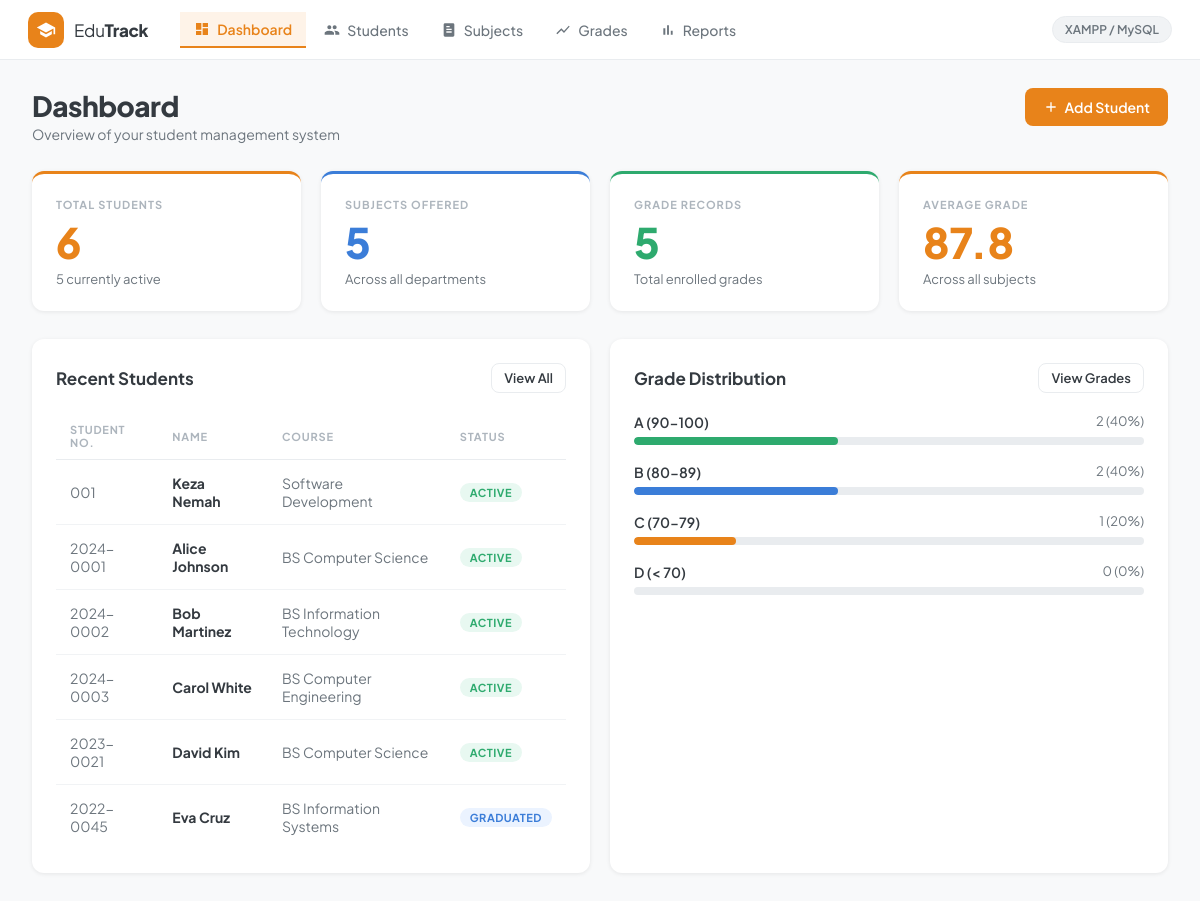
The page / on the database its author committed.
### tables this page shows
CREATE TABLE IF NOT EXISTS students (
    id INT AUTO_INCREMENT PRIMARY KEY,
    student_no VARCHAR(20) UNIQUE NOT NULL,
    name VARCHAR(100) NOT NULL,
    email VARCHAR(100) UNIQUE NOT NULL,
    course VARCHAR(100) NOT NULL,
    department VARCHAR(100),
    year_level INT DEFAULT 1,
    status ENUM('active', 'inactive', 'graduated') DEFAULT 'active',
    enrolled_date DATE DEFAULT (CURRENT_DATE),
    created_at TIMESTAMP DEFAULT CURRENT_TIMESTAMP
);

### index.php (the view, shortened to what this page needs)
<?php
$active_page = 'dashboard';
$conn = getConnection();
$total_students = $conn->query("SELECT COUNT(*) as c FROM students")->fetch_assoc()['c'];
$active_students = $conn->query("SELECT COUNT(*) as c FROM students WHERE status='active'")->fetch_assoc()['c'];
$total_subjects = $conn->query("SELECT COUNT(*) as c FROM subjects")->fetch_assoc()['c'];
$total_grades = $conn->query("SELECT COUNT(*) as c FROM grades")->fetch_assoc()['c'];
$avg_grade_row = $conn->query("SELECT AVG(grade) as avg FROM grades")->fetch_assoc();
$avg_grade = $avg_grade_row['avg'] ? number_format($avg_grade_row['avg'], 1) : '0.0';
$recent_students = $conn->query("SELECT * FROM students ORDER BY created_at DESC LIMIT 10");
$grade_dist = [
    'A' => ['range' => '90-100', 'count' => 0],
    'B' => ['range' => '80-89', 'count' => 0],
    'C' => ['range' => '70-79', 'count' => 0],
    'D' => ['range' => '< 70',  'count' => 0],
];
$grade_counts = $conn->query("
    SELECT
        SUM(CASE WHEN grade >= 90 THEN 1 ELSE 0 END) as a,
        SUM(CASE WHEN grade >= 80 AND grade < 90 THEN 1 ELSE 0 END) as b,
        SUM(CASE WHEN grade >= 70 AND grade < 80 THEN 1 ELSE 0 END) as c,
        SUM(CASE WHEN grade < 70 THEN 1 ELSE 0 END) as d
    FROM grades
")->fetch_assoc();
if ($total_grades > 0) {
    $grade_dist['A']['count'] = (int)$grade_counts['a'];
    $grade_dist['B']['count'] = (int)$grade_counts['b'];
    $grade_dist['C']['count'] = (int)$grade_counts['c'];
    $grade_dist['D']['count'] = (int)$grade_counts['d'];
}
include 'includes/header.php';
?>
<div class="page-header">
    <div>
        <h1>Dashboard</h1>
        <p>Overview of your student management system</p>
    </div>
    <a href="pages/students.php?action=add" class="btn btn-primary">
        <svg width="16" height="16" viewBox="0 0 24 24" fill="currentColor"><path d="M19 13h-6v6h-2v-6H5v-2h6V5h2v6h6v2z"/></svg>
        Add Student
    </a>
</div>
<div class="stats-grid">
    <div class="stat-card orange">
        <div class="stat-label">Total Students</div>
        <div class="stat-value"><?= $total_students ?></div>
        <div class="stat-sub"><?= $active_students ?> currently active</div>
    </div>
    <div class="stat-card blue">
        <div class="stat-label">Subjects Offered</div>
        <div class="stat-value"><?= $total_subjects ?></div>
        <div class="stat-sub">Across all departments</div>
    </div>
    <div class="stat-card green">
        <div class="stat-label">Grade Records</div>
        <div class="stat-value"><?= $total_grades ?></div>
        <div class="stat-sub">Total enrolled grades</div>
    </div>
    <div class="stat-card orange2">
        <div class="stat-label">Average Grade</div>
        <div class="stat-value"><?= $avg_grade ?></div>
        <div class="stat-sub">Across all subjects</div>
    </div>
</div>
<div class="two-col">
    <div class="card">
        <div class="card-header">
            <h2>Recent Students</h2>
            <a href="pages/students.php" class="btn btn-secondary btn-sm">View All</a>
        </div>
        <div class="table-wrapper">
            <table>
                <thead>
                    <tr>
                        <th>Student No.</th>
                        <th>Name</th>
                        <th>Course</th>
                        <th>Status</th>
                    </tr>
                </thead>
                <tbody>
                    <?php if ($recent_students->num_rows === 0): ?>
                    <tr><td colspan="4"><div class="empty-state"><p>No students yet</p></div></td></tr>
                    <?php else: ?>
                    <?php while ($s = $recent_students->fetch_assoc()): ?>
                    <tr>
                        <td class="td-light"><?= htmlspecialchars($s['student_no']) ?></td>
                        <td class="td-name"><?= htmlspecialchars($s['name']) ?></td>
                        <td class="td-light"><?= htmlspecialchars($s['course']) ?></td>
                        <td><span class="badge badge-<?= $s['status'] ?>"><?= strtoupper($s['status']) ?></span></td>
                    </tr>
                    <?php endwhile; ?>
                    <?php endif; ?>
                </tbody>
            </table>
        </div>
    </div>
    <div class="card">
        <div class="card-header">
            <h2>Grade Distribution</h2>
            <a href="pages/grades.php" class="btn btn-secondary btn-sm">View Grades</a>
        </div>
        <?php
        $bar_colors = ['A'=>'bar-a','B'=>'bar-b','C'=>'bar-c','D'=>'bar-d'];
        foreach ($grade_dist as $letter => $data):
            $pct = $total_grades > 0 ? round(($data['count'] / $total_grades) * 100) : 0;
        ?>
        <div class="grade-row">
            <div class="grade-row-header">
                <span class="grade-label"><?= $letter ?> (<?= $data['range'] ?>)</span>
                <span class="grade-count"><?= $data['count'] ?> (<?= $pct ?>%)</span>
            </div>
            <div class="grade-bar-bg">
                <div class="grade-bar <?= $bar_colors[$letter] ?>" style="width:<?= $pct ?>%"></div>
            </div>
        </div>
        <?php endforeach; ?>
    </div>
</div>
<?php
include 'includes/footer.php';
?>

### includes/header.php (shortened to what this page needs)
<!DOCTYPE html>
<html lang="en">
<head>
    <link rel="stylesheet" href="<?= isset($base) ? $base : '' ?>assets/css/style.css">
</head>
<body>
<nav class="navbar">
    <div class="nav-brand">
        <div class="nav-logo">
            <svg width="20" height="20" viewBox="0 0 24 24" fill="white">
                <path d="M12 3L1 9l11 6 9-4.91V17h2V9L12 3zM5 13.18v4L12 21l7-3.82v-4L12 17l-7-3.82z"/>
            </svg>
        </div>
        <span class="brand-name">Edu<strong>Track</strong></span>
    </div>
    <div class="nav-links">
        <a href="<?= isset($base) ? $base : '' ?>index.php" class="nav-link <?= ($active_page ?? '') == 'dashboard' ? 'active' : '' ?>">
            <svg width="16" height="16" viewBox="0 0 24 24" fill="currentColor"><path d="M3 13h8V3H3v10zm0 8h8v-6H3v6zm10 0h8V11h-8v10zm0-18v6h8V3h-8z"/></svg>
            Dashboard
        </a>
        <a href="<?= isset($base) ? $base : '' ?>pages/students.php" class="nav-link <?= ($active_page ?? '') == 'students' ? 'active' : '' ?>">
            Students
        </a>
        <a href="<?= isset($base) ? $base : '' ?>pages/subjects.php" class="nav-link <?= ($active_page ?? '') == 'subjects' ? 'active' : '' ?>">
            <svg width="16" height="16" viewBox="0 0 24 24" fill="currentColor"><path d="M18 2H6c-1.1 0-2 .9-2 2v16c0 1.1.9 2 2 2h12c1.1 0 2-.9 2-2V4c0-1.1-.9-2-2-2zm-2 14H8v-2h8v2zm0-4H8v-2h8v2zm-3-4H8V6h5v2z"/></svg>
            Subjects
        </a>
        <a href="<?= isset($base) ? $base : '' ?>pages/grades.php" class="nav-link <?= ($active_page ?? '') == 'grades' ? 'active' : '' ?>">
            <svg width="16" height="16" viewBox="0 0 24 24" fill="currentColor"><path d="M3.5 18.49l6-6.01 4 4L22 6.92l-1.41-1.41-7.09 7.97-4-4L2 16.99l1.5 1.5z"/></svg>
            Grades
        </a>
        <a href="<?= isset($base) ? $base : '' ?>pages/reports.php" class="nav-link <?= ($active_page ?? '') == 'reports' ? 'active' : '' ?>">
            <svg width="16" height="16" viewBox="0 0 24 24" fill="currentColor"><path d="M5 9.2h3V19H5V9.2zM10.6 5h2.8v14h-2.8V5zm5.6 8H19v6h-2.8v-6z"/></svg>
            Reports
        </a>
    </div>
    <div class="nav-badge">XAMPP / MySQL</div>
</nav>
<div class="main-wrapper">

### includes/footer.php (shortened to what this page needs)
</div>
</body>
</html>

### rows shown on the page
students: student_no "001", name "Keza Nemah", course "Software Development", status "ACTIVE"
students: student_no "2024-0001", name "Alice Johnson", course "BS Computer Science", status "ACTIVE"
students: student_no "2024-0002", name "Bob Martinez", course "BS Information Technology", status "ACTIVE"
students: student_no "2024-0003", name "Carol White", course "BS Computer Engineering", status "ACTIVE"
students: student_no "2023-0021", name "David Kim", course "BS Computer Science", status "ACTIVE"
students: student_no "2022-0045", name "Eva Cruz", course "BS Information Systems", status "GRADUATED"

### other values the page prints
$total_students "6"
$active_students "5"
$total_subjects "5"
$total_grades "5"
$avg_grade "87.8"
$letter "A"
$data['range'] "90-100"
$data['count'] "2"
$pct "40"
$letter "B"
$data['range'] "80-89"
$letter "C"
$data['range'] "70-79"
$data['count'] "1"
$pct "20"
